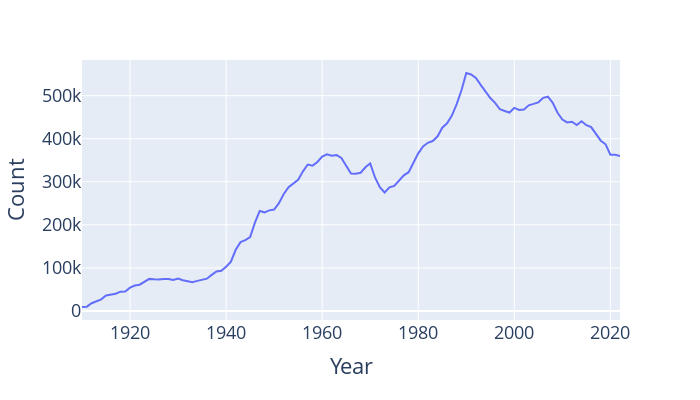

This figure's notebook cell:
### Code cell
# Plotting baby counts per year
fig = px.line(puzzle2, y = "Count")
fig.update_layout(font_size = 18, 
                  autosize=False, 
                  width=700, 
                  height=400)
